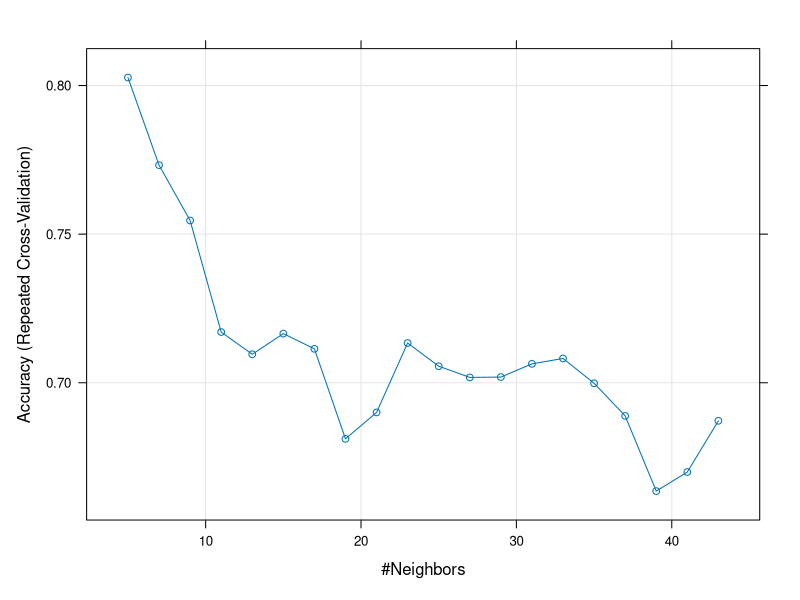

This chart was generated by the following R code: (Note: this script raises an error after producing the figure.)
## ---- chunk 1
knitr::opts_chunk$set(echo = TRUE)
## ---- chunk 2
library(mlbench)
data(Sonar)

## ---- chunk 3
library(knitr)
kable(head(Sonar[,1:5]))
## ---- chunk 4
library(caret)
set.seed(998)
inTraining <- createDataPartition(Sonar$Class, p = .75, list = FALSE)
training <- Sonar[ inTraining,]
testing  <- Sonar[-inTraining,]
## ---- chunk 5
library(class)
ctrl <- trainControl(method="repeatedcv",repeats = 3, classProbs=TRUE)
knnFit <- train(Class ~ ., data = training, method = "knn", trControl = ctrl, preProcess = c("center","scale"), tuneLength = 20,metric="ROC")

knnFit

## ---- chunk 6

plot(knnFit)
## ---- chunk 7
knnPredict <- predict(knnFit,newdata = testing )
#Obtenemos la matriz de confusion y vemos accuracy value y otros parámetros
confusionMatrix(knnPredict, testing$Class )
## ---- chunk 8
library(class)
ctrl <- trainControl(method="repeatedcv",repeats = 10)
svmFit <- train(Class ~ ., data = training, method = "svmLinear", trControl = ctrl, preProcess = c("center","scale"), tuneLength = 20 )

svmFit

## ---- chunk 9
ctrl <- trainControl(method="repeatedcv",   # 10fold cross validation
                     repeats=5,		    # do 5 repititions of cv
                     summaryFunction=twoClassSummary,	# Use AUC to pick the best model
                     classProbs=TRUE)
 
 
#Train and Tune the SVM
svm.tune <- train(Class ~ .,
                  training,
                  method = "svmRadial",   # Radial kernel
                  tuneLength = 9,					# 9 values of the cost function
                  preProc = c("center","scale"),  # Center and scale data
                  metric="ROC",
                  trControl=ctrl)
 
svm.tune
## ---- chunk 10

plot(svm.tune)
## ---- chunk 11
svmPredict <- predict(svmFit,newdata = testing )
#Obtenemos la matriz de confusion y vemos accuracy value y otros parámetros
confusionMatrix(svmPredict, testing$Class )
## ---- chunk 12
svmPredict <- predict(svm.tune,newdata = testing )
#Obtenemos la matriz de confusion y vemos accuracy value y otros parámetros
confusionMatrix(svmPredict, testing$Class )
## ---- chunk 13
library(class)
ctrl <- trainControl(method="repeatedcv",repeats = 3)
svmRadialFit <- train(Class ~ ., data = training, method = 'svmRadial', trControl = ctrl, preProcess = c("center","scale"), tuneLength = 20)

svmRadialFit

## ---- chunk 14

plot(svmRadialFit)
## ---- chunk 15
knnPredict <- predict(svmRadialFit,newdata = testing )
#Obtenemos la matriz de confusion y vemos accuracy value y otros parámetros
confusionMatrix(knnPredict, testing$Class )
## ---- chunk 16
library(class)
#install.packages("randomForest")
library(randomForest)
ctrl <- trainControl(method="repeatedcv",repeats = 3)
rfFit <- train(Class ~ ., data = training, method = 'rf', trControl = ctrl, preProcess = c("center","scale"), tuneLength = 20)

rfFit

## ---- chunk 17

plot(rfFit)
## ---- chunk 18
knnPredict <- predict(rfFit,newdata = testing )
#Obtenemos la matriz de confusion y vemos accuracy value y otros parámetros
confusionMatrix(knnPredict, testing$Class )
